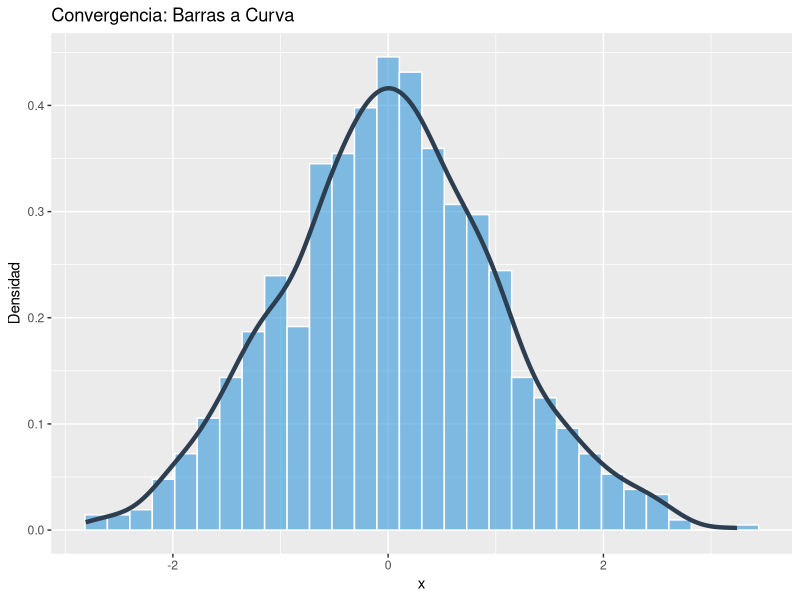
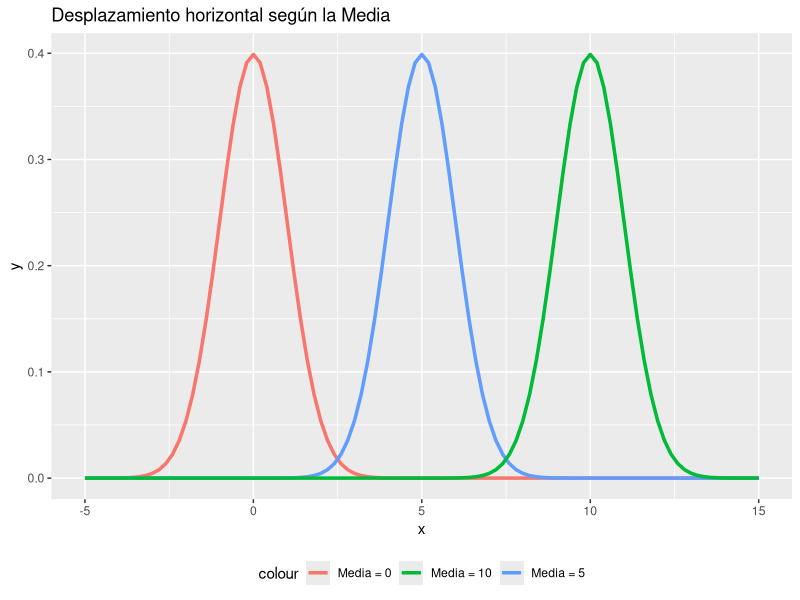
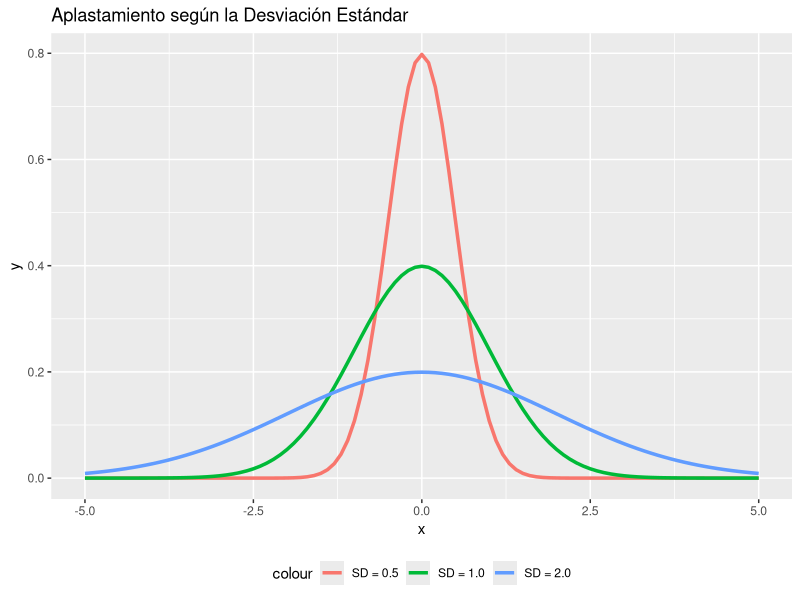
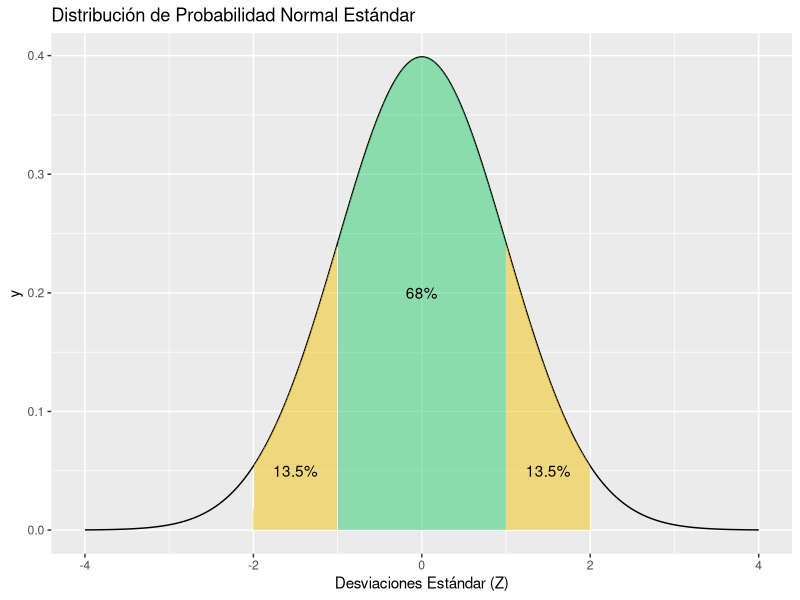
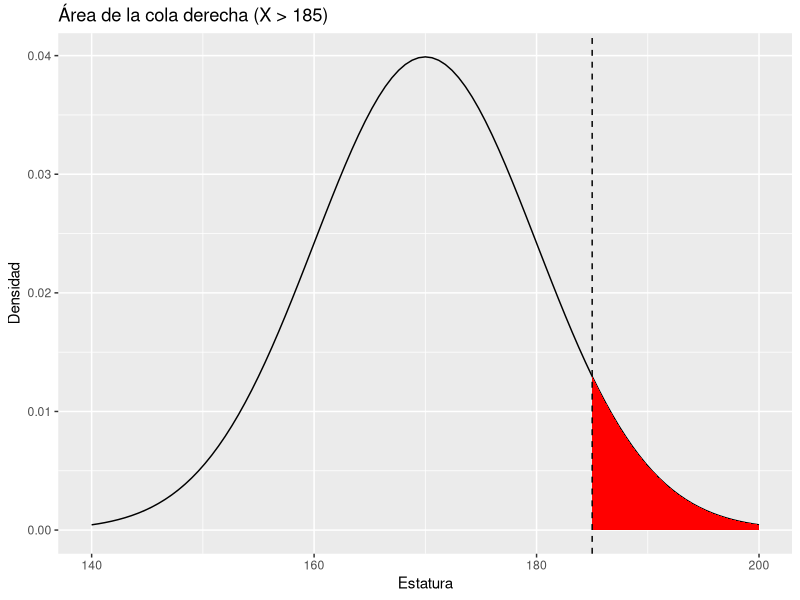
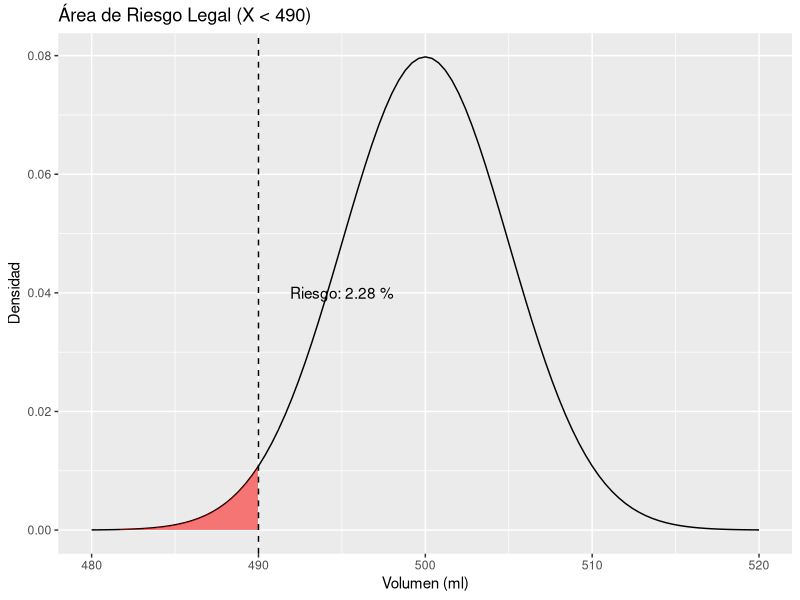
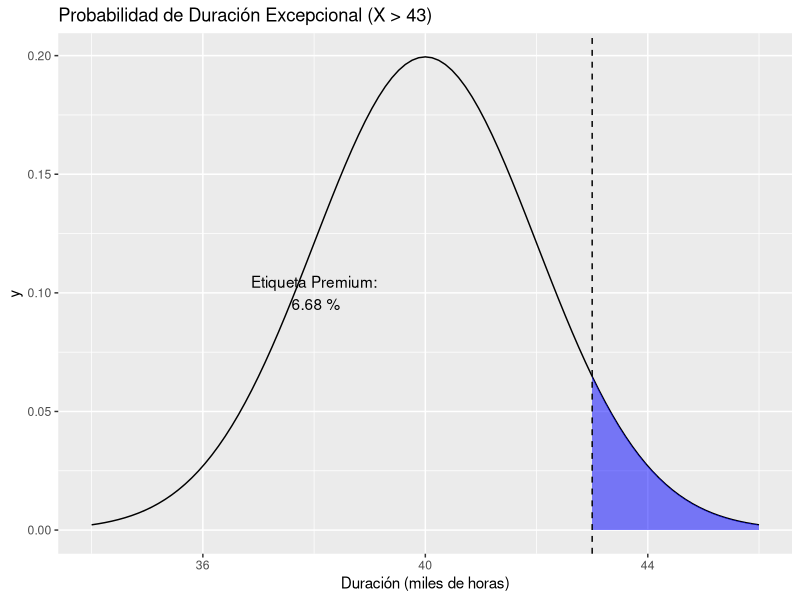
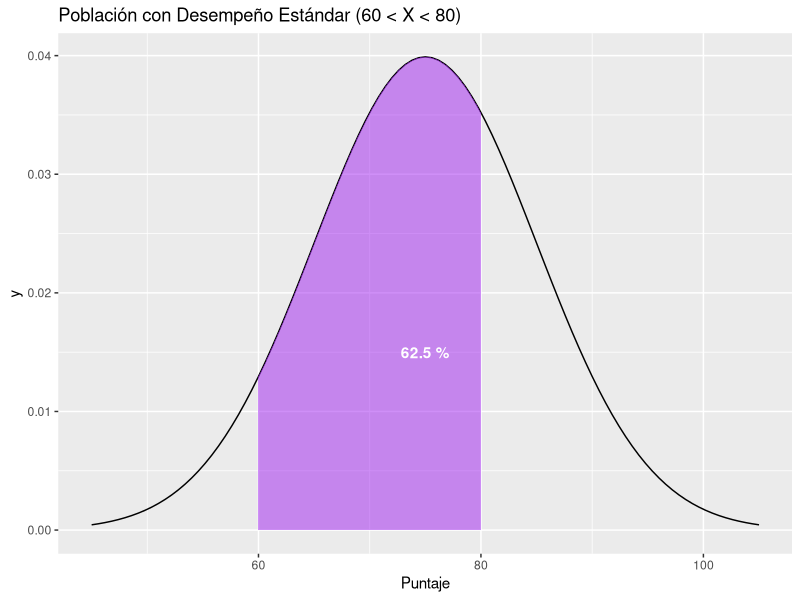

Recreate these plots in R, in order.
## ---- chunk 1
library(tidyverse)
## ---- chunk 2
#| echo: false
#| fig.height: 4
set.seed(123)
data_hist <- data.frame(x = rnorm(1000))

ggplot(data_hist, aes(x = x)) +
  geom_histogram(aes(y = ..density..), bins = 30, fill = "#3498DB", color = "white", alpha = 0.6) +
  geom_density(color = "#2C3E50", size = 1.5) +
  labs(title = "Convergencia: Barras a Curva", y = "Densidad")
## ---- chunk 3
#| fig.align: center
ggplot(data.frame(x=c(-5, 15)), aes(x=x)) +
  stat_function(fun=dnorm, args=list(mean=0), aes(color="Media = 0"), size=1.2) +
  stat_function(fun=dnorm, args=list(mean=5), aes(color="Media = 5"), size=1.2) +
  stat_function(fun=dnorm, args=list(mean=10), aes(color="Media = 10"), size=1.2) +
  labs(title = "Desplazamiento horizontal según la Media") +
  theme(legend.position="bottom")
## ---- chunk 4
#| fig.align: center
ggplot(data.frame(x=c(-5, 5)), aes(x=x)) +
  stat_function(fun=dnorm, args=list(sd=0.5), aes(color="SD = 0.5"), size=1.2) +
  stat_function(fun=dnorm, args=list(sd=1), aes(color="SD = 1.0"), size=1.2) +
  stat_function(fun=dnorm, args=list(sd=2), aes(color="SD = 2.0"), size=1.2) +
  labs(title = "Aplastamiento según la Desviación Estándar") +
  theme(legend.position="bottom")
## ---- chunk 5
#| fig.align: center
#| echo: false

x <- seq(-4, 4, length=1000)
y <- dnorm(x)
df <- data.frame(x, y)

ggplot(df, aes(x, y)) +
  geom_line() +
  geom_area(data=subset(df, x >= -1 & x <= 1), fill="#2ECC71", alpha=0.5) +
  geom_area(data=subset(df, x >= -2 & x <= -1), fill="#F1C40F", alpha=0.5) +
  geom_area(data=subset(df, x >= 1 & x <= 2), fill="#F1C40F", alpha=0.5) +
  annotate("text", x=0, y=0.2, label="68%") +
  annotate("text", x=1.5, y=0.05, label="13.5%") +
  annotate("text", x=-1.5, y=0.05, label="13.5%") +
  labs(title = "Distribución de Probabilidad Normal Estándar", 
       x = "Desviaciones Estándar (Z)")
## ---- chunk 6
#| fig.align: center
ggplot(data.frame(x=c(140, 200)), aes(x=x)) +
  stat_function(fun=dnorm, args=list(mean=170, sd=10)) +
  stat_function(fun=dnorm, args=list(mean=170, sd=10), xlim=c(185, 200), geom="area", fill="red") +
  geom_vline(xintercept=185, linetype="dashed") +
  labs(title = "Área de la cola derecha (X > 185)", x="Estatura", y="Densidad")
## ---- chunk 7
#| echo: false
#| fig.height: 3.5
mu <- 500; sigma <- 5; x <- 490
prob <- pnorm(x, mean = mu, sd = sigma)

# Gráfico
ggplot(data.frame(x = c(480, 520)), aes(x)) +
  stat_function(fun = dnorm, args = list(mean = mu, sd = sigma)) +
  stat_function(fun = dnorm, args = list(mean = mu, sd = sigma),
                xlim = c(480, 490), geom = "area", fill = "red", alpha = 0.5) +
  geom_vline(xintercept = 490, linetype="dashed") +
  annotate("text", x=495, y=0.04, label=paste("Riesgo:", round(prob*100, 2), "%")) +
  labs(title = "Área de Riesgo Legal (X < 490)", y = "Densidad", x = "Volumen (ml)")
## ---- chunk 8
#| echo: false
#| fig.height: 3.5
mu <- 40; sigma <- 2; x <- 43
p <- pnorm(x, mu, sigma, lower.tail = FALSE)

# Gráfico
ggplot(data.frame(x = c(34, 46)), aes(x)) +
  stat_function(fun = dnorm, args = list(mean = mu, sd = sigma)) +
  stat_function(fun = dnorm, args = list(mean = mu, sd = sigma),
                xlim = c(43, 46), geom = "area", fill = "blue", alpha = 0.5) +
  geom_vline(xintercept = 43, linetype="dashed") +
  annotate("text", x=38, y=0.1, label=paste("Etiqueta Premium:\n", round(p*100, 2), "%")) +
  labs(title = "Probabilidad de Duración Excepcional (X > 43)", x="Duración (miles de horas)")
## ---- chunk 9
#| echo: false
#| fig.height: 3.5
mu <- 75; sigma <- 10
p_inter <- pnorm(80, mu, sigma) - pnorm(60, mu, sigma)

# Gráfico
ggplot(data.frame(x = c(45, 105)), aes(x)) +
  stat_function(fun = dnorm, args = list(mean = mu, sd = sigma)) +
  stat_function(fun = dnorm, args = list(mean = mu, sd = sigma),
                xlim = c(60, 80), geom = "area", fill = "purple", alpha = 0.5) +
  annotate("text", x=75, y=0.015, label=paste(round(p_inter*100, 1), "%"), color="white", fontface="bold") +
  labs(title = "Población con Desempeño Estándar (60 < X < 80)", x="Puntaje")
## ---- chunk 10
#| echo: false
#| fig.height: 3.5
# Top 5% superior = Percentil 95
  nota <- qnorm(0.95, mean = 100, sd = 15)

# Gráfico
ggplot(data.frame(x = c(55, 145)), aes(x)) +
  stat_function(fun = dnorm, args = list(mean = 100, sd = 15)) +
  geom_vline(xintercept = nota, color="red", size=1) +
  geom_area(stat = "function", fun = dnorm, args = list(mean = 100, sd = 15), 
            xlim = c(nota, 145), fill = "red", alpha = 0.3) +
  annotate("text", x=nota+10, y=0.01, label="Top 5%\n(Admitidos)", color="red", size=3) +
  labs(title = paste("Puntaje de Corte:", round(nota, 1)), x="Coeficiente Intelectual (CI)")
## ---- chunk 11
#| echo: false
#| fig.height: 3.5
# Z-Scores:
# Juan (Menor tiempo es mejor, ojo con el signo si fuera ranking, pero en Z puro): (200-240)/20 = -2
# Maria: (85-70)/5 = 3
z_juan <- -2
z_maria <- 3

ggplot(data.frame(x = c(-4, 4)), aes(x)) +
  stat_function(fun = dnorm, args = list(mean = 0, sd = 1)) +
  geom_segment(aes(x=z_juan, xend=z_juan, y=0, yend=dnorm(z_juan)), color="blue", size=1.2) +
  geom_segment(aes(x=z_maria, xend=z_maria, y=0, yend=dnorm(z_maria)), color="red", size=1.2) +
  annotate("text", x=z_juan, y=dnorm(z_juan)+0.05, label=paste("Juan\nZ =", z_juan), color="blue") +
  annotate("text", x=z_maria, y=dnorm(z_maria)+0.05, label=paste("María\nZ =", z_maria), color="red") +
  labs(title = "Comparación en la Escala Estándar (Z)", subtitle = "María está a 3 sigmas (excepcional). Juan está a -2 sigmas (muy rápido).")
## ---- chunk 12
#| echo: false
#| fig.height: 4.5
set.seed(123)
# Generamos datos asimétricos (Log-Normal)
datos_reales <- rlnorm(1000, meanlog = 0, sdlog = 0.6)
media_real <- mean(datos_reales)
sd_real <- sd(datos_reales)

ggplot(data.frame(x = datos_reales), aes(x = x)) +
  # La realidad (Histograma + Densidad)
  geom_histogram(aes(y = ..density..), bins = 40, fill = "steelblue", alpha = 0.4) +
  geom_density(aes(color = "Realidad (Asimétrica)"), size = 1.2) +
  
  # El modelo Normal forzado (usando media y SD de los datos)
  stat_function(fun = dnorm, args = list(mean = media_real, sd = sd_real), 
                aes(color = "Modelo Normal (Incorrecto)"), size = 1.2, linetype = "dashed") +
  
  scale_color_manual(values = c("Realidad (Asimétrica)" = "steelblue", "Modelo Normal (Incorrecto)" = "red")) +
  xlim(0, 5) +
  labs(title = "Peligro: Ajustar una Normal a datos sesgados",
       subtitle = "El modelo normal subestima el pico y calcula mal las colas",
       y = "Densidad", x = "Variable", color = "Leyenda") +
  theme(legend.position = "bottom")
## ---- chunk 13
#| echo: false
#| fig.height: 3
ggplot(data.frame(x = c(-4, 4)), aes(x)) +
  stat_function(fun = dnorm, args = list(mean = 0, sd = 1)) +
  geom_area(stat = "function", fun = dnorm, args = list(mean = 0, sd = 1), 
            xlim = c(-4, 1.5), fill = "gray", alpha = 0.5) +
  annotate("text", x = 0, y = 0.15, label = "?", size = 15, color = "white") +
  annotate("text", x = 2, y = 0.3, label = "Sin fórmula\n cerrada", color = "red") +
  labs(title = "El área sombreada no se puede calcular con lápiz y papel", 
       subtitle = "Requiere métodos numéricos avanzados")
## ---- chunk 14
#| echo: false
#| fig.height: 5
library(patchwork) # Para unir gráficos

# 1. Gráfico Discreto (Binomial)
df_binom <- data.frame(x = 0:10, prob = dbinom(0:10, size=10, prob=0.5))
p1 <- ggplot(df_binom, aes(x=x, y=prob)) +
  geom_col(fill="lightgray", color="black", width=0.6) +
  geom_col(data=subset(df_binom, x <= 4), aes(x=x, y=prob), fill="#F39C12", color="black", width=0.6) +
  annotate("text", x=2, y=0.25, label="Suma de Bloques\n(Aritmética)", color="#F39C12", fontface="bold") +
  labs(title = "Mundo Discreto (Binomial / Dados)", subtitle = "P(X <= 4) = Suma de las barras naranjas", x="Éxitos", y="Probabilidad")

# 2. Gráfico Continuo (Normal)
p2 <- ggplot(data.frame(x = c(0, 10)), aes(x)) +
  stat_function(fun = dnorm, args = list(mean = 5, sd = 1.58), color="black") +
  stat_function(fun = dnorm, args = list(mean = 5, sd = 1.58), 
                xlim = c(0, 4), geom = "area", fill = "#3498DB", alpha = 0.8) +
  annotate("text", x=2, y=0.25, label="Área bajo la Curva\n(Cálculo Integral)", color="#3498DB", fontface="bold") +
  labs(title = "Mundo Continuo (Normal)", subtitle = "P(X <= 4) = Integral de la función", x="Variable Continua", y="Densidad")

# Unir verticalmente
p1 / p2
## ---- chunk 15

#| echo: false
#| fig.height: 4
# Usamos una normal estándar como ejemplo genérico, pero ocultamos los números para que sea conceptual
ggplot(data.frame(x = c(-3, 3)), aes(x = x)) +
  # La curva completa
  stat_function(fun = dnorm, size = 1.5, color = "#2C3E50") +
  # El área sombreada entre a y b
  stat_function(fun = dnorm, xlim = c(-1, 1.5), geom = "area", fill = "#3498DB", alpha = 0.7) +
  # Líneas verticales para a y b
  geom_vline(xintercept = -1, linetype = "dashed", color = "gray") +
  geom_vline(xintercept = 1.5, linetype = "dashed", color = "gray") +
  # Etiquetas conceptuales
  annotate("text", x = 0.25, y = 0.15, label = "Área = P(a < X < b)", color = "white", fontface = "bold", size = 5) +
  # Personalización de ejes para que sea genérico
  scale_x_continuous(breaks = c(-1, 1.5), labels = c("a", "b")) +
  scale_y_continuous(breaks = NULL) + # Ocultamos números del eje Y
  labs(title = "Concepto Genérico de Densidad f(x)",
       subtitle = "En continuo, P(X=a) es siempre 0. Siempre medimos intervalos.",
       y = "Densidad f(x)", x = "Variable Continua X") +
  theme(panel.grid.major = element_blank(), panel.grid.minor = element_blank())
